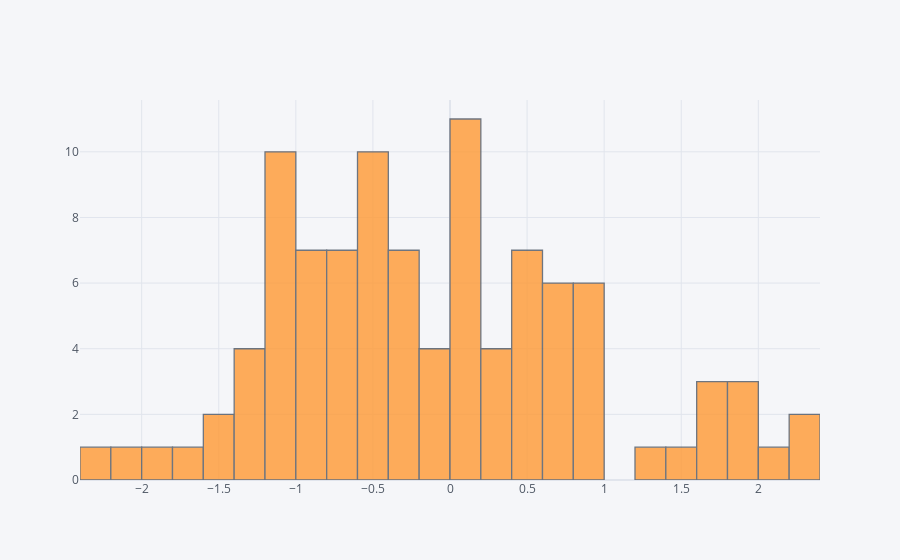

The cell this chart's notebook holds for it:
### Code cell
# creamos un histograma de la columna 'a' con 30 columnas (el num de columnas es suprimible)
dataframe['a'].iplot(kind='hist',bins=30)

### Figure 1 — Plotly figure (JSON) as saved in the notebook; plotly's stock layout.template omitted (floating-point values rounded to 4 significant figures)
{"data": [{"histfunc": "count", "histnorm": "", "marker": {"color": "rgba(255, 153, 51, 1.0)", "line": {"color": "#4D5663", "width": 1.3}}, "name": "a", "nbinsx": 30, "opacity": 0.8, "orientation": "v", "type": "histogram", "x": [1.751, 0.7897, -1.014, -0.7928, -0.1432, -0.7613, 0.4899, 1.425, -0.2748, -0.9379, 0.6434, -1.292, -0.05474, -0.7199, 2.126, -1.154, -1.099, -2.002, -0.6847, -1.734, -0.4585, -1.965, 0.03025, 0.7257, 0.9879, -1.257, -1.428, 0.09497, -2.211, -0.5729, 0.06527, -0.9849, 1.317, 0.7339, 1.608, -0.8349, 0.5806, 0.8903, -0.7872, 2.255, -0.2067, 0.8927, 0.4919, 0.08836, 1.694, -1.152, -0.9673, -0.7411, -1.145, 0.09937, 0.001119, -0.5929, 0.1191, -0.9334, 0.8709, -0.5663, 0.1273, -0.6846, 0.2168, 0.8778, -1.079, -1.05, 0.5605, -0.1497, 0.05348, -0.3704, -0.07024, -1.07, 0.6517, -0.2751, 1.826, 0.4436, 0.2115, 1.843, -1.045, 0.379, -0.4806, -1.268, 0.5048, -0.5795, -1.162, -0.2221, -0.4816, 0.0295, 0.9071, -0.4577, 2.389, 0.5012, -0.3977, -0.3984, -1.421, -0.9594, 0.244, -1.352, 1.924, -0.817, 0.152, -0.5344, 0.6969, -0.4331]}], "layout": {"barmode": "overlay", "legend": {"bgcolor": "#F5F6F9", "font": {"color": "#4D5663"}}, "paper_bgcolor": "#F5F6F9", "plot_bgcolor": "#F5F6F9", "title": {"font": {"color": "#4D5663"}}, "xaxis": {"gridcolor": "#E1E5ED", "showgrid": true, "tickfont": {"color": "#4D5663"}, "title": {"font": {"color": "#4D5663"}, "text": ""}, "zerolinecolor": "#E1E5ED"}, "yaxis": {"gridcolor": "#E1E5ED", "showgrid": true, "tickfont": {"color": "#4D5663"}, "title": {"font": {"color": "#4D5663"}, "text": ""}, "zerolinecolor": "#E1E5ED"}}}
